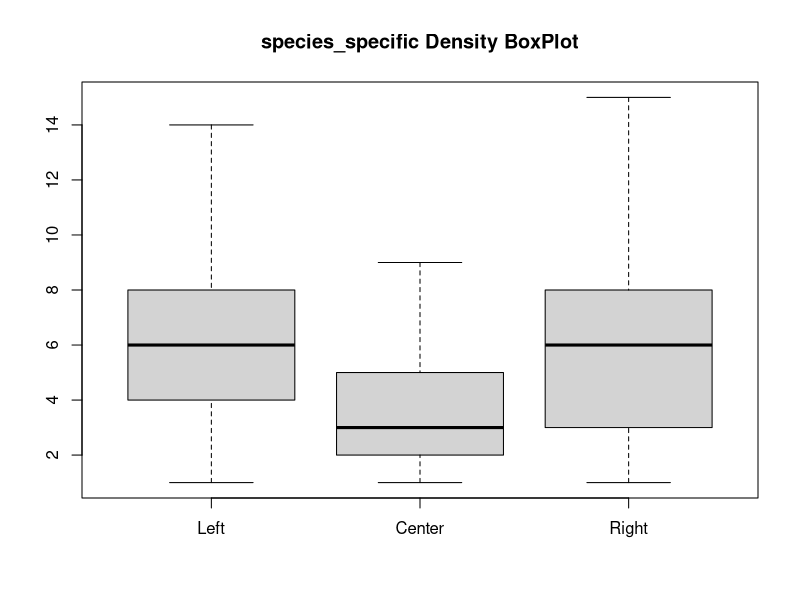

The R script that drew this image:
species_specificleft <- read.table("species_specific_left.dat",header=T)
species_specificright <- read.table("species_specific_right.dat",header=T)
species_specificctr <- read.table("species_specific_center.dat",header=T)
pdf("species_specific.pdf")
boxplot(species_specificleft$TOTAL,species_specificctr$TOTAL,species_specificright$TOTAL,main="species_specific Density BoxPlot", outline=FALSE, names=c("Left","Center","Right"))
